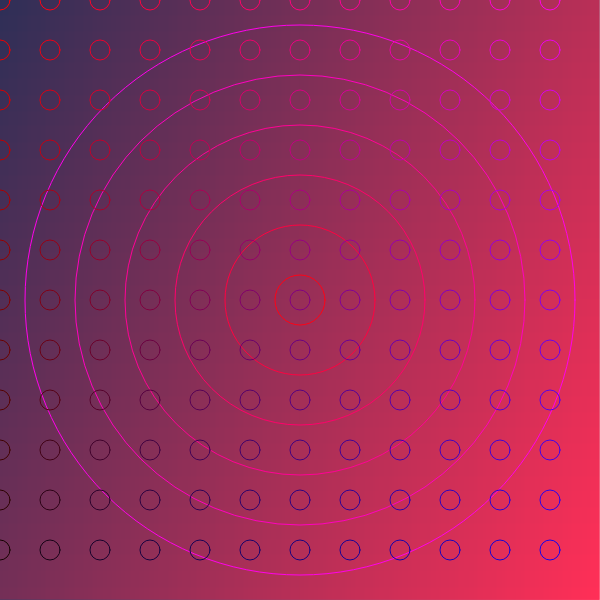
Frame 1 (no input)
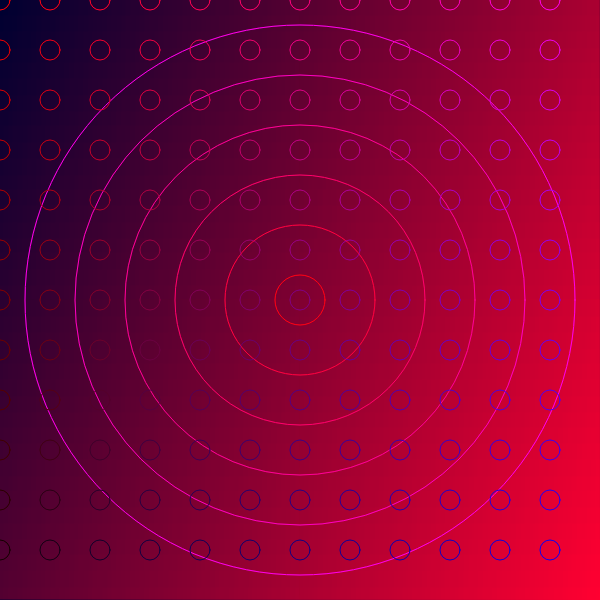
Frame 60 (no input)
Frame 120 (the mouse pressed at the canvas centre since frame 60): identical to frame 60, image omitted

The p5.js sketch that drew these frames (run headless with seeded random() and noise() and a simulated clock; from frame 60 on, the mouse is pressed at the canvas centre):

// p5.js sketch
// ── sketch.js
function setup() {
  createCanvas(600,600)
}

function draw() {
  for (var i = 0; i < width; i++){
    stroke(i/600*255, 0, 50)
    line(i,0,i,height)
  }
  for (var i = 0; i < height; i++){
    stroke(i/600*255, 0, 50,75)
    line(0,i,width,i)
  }


  noFill()
  for (var i = 50; i<width; i+=100){
    stroke(255, 0, i/600*255)
    ellipse(width/2, height/2, i, i)
  }

  for (var i = 0; i<width; i+=50){
    for (var j = 0; j<height; j+=50){
      stroke(abs(j-600)/600*255, 0, i/600*255)
      ellipse(i,j,20,20)
    }
  }


}
